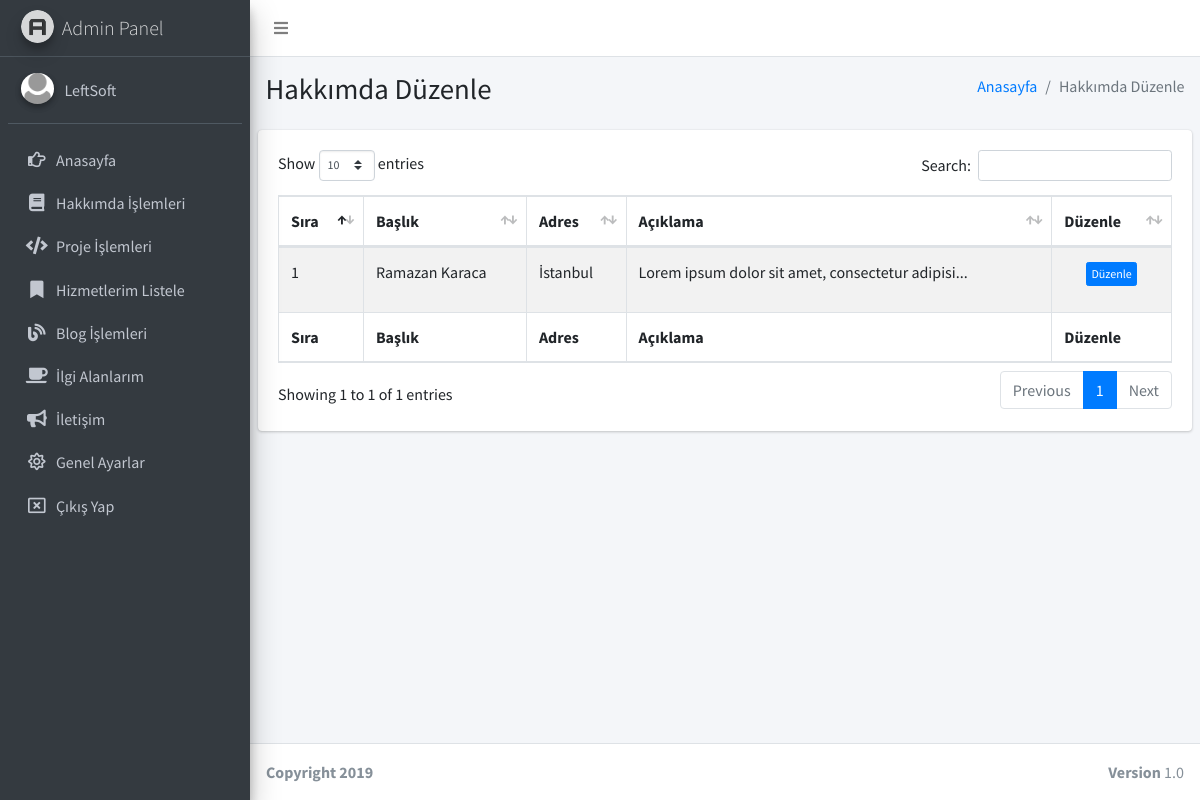
The page /admin/sayfalar/hakkimda-listele.php (signed in) on the database its author committed.
### tables this page shows
CREATE TABLE `kullanici` (
  `kullanici_id` int(11) NOT NULL,
  `kullanici_mail` varchar(100) NOT NULL,
  `kullanici_password` varchar(50) NOT NULL,
  `kullanici_ad` varchar(50) NOT NULL
);

CREATE TABLE `hakkimda` (
  `hakkimda_id` int(11) NOT NULL,
  `hakkimda_ad` text NOT NULL,
  `hakkimda_resim` text NOT NULL,
  `hakkimda_adres` text NOT NULL,
  `hakkimda_aciklama` text NOT NULL,
  `hakkimda_deneyim` text NOT NULL,
  `hakkimda_proje` text NOT NULL,
  `hakkimda_meslek` text NOT NULL,
  `hakkimda_cv` text NOT NULL
);

### admin/sayfalar/hakkimda-listele.php (the view, shortened to what this page needs)
<?php
include 'header.php';
$hakkimdasor=$db->prepare("SELECT * FROM hakkimda order by hakkimda_id");
$hakkimdasor->execute();
?>
  <div class="content-wrapper">
    <section class="content-header">
      <div class="container-fluid">
        <div class="row mb-2">
          <div class="col-sm-6">
            <h1>Hakkımda Düzenle</h1>
          </div>
          <div class="col-sm-6">
            <ol class="breadcrumb float-sm-right">
              <li class="breadcrumb-item"><a href="#">Anasayfa</a></li>
              <li class="breadcrumb-item active">Hakkımda Düzenle</li>
            </ol>
          </div>
        </div>
      </div>
    </section>
    <section class="content">
      <div class="row">
        <div class="col-12">
          <div class="card">
            <div class="card-body">
              <table id="example1" class="table table-bordered table-striped">
                <thead>
                <tr>
                  <th>Sıra</th>
                  <th>Başlık</th>
                  <th>Adres</th>
                  <th>Açıklama</th>
                  <th>Düzenle</th>
                </tr>
                </thead>
                <tbody>
                  <?php
                $say=0;
                while($hakkimdacek=$hakkimdasor->fetch(PDO::FETCH_ASSOC)) { $say++?>
                <tr>
                  <td><?php echo $say ?></td>
                  <td><?php echo $hakkimdacek['hakkimda_ad']; ?></td>
                  <td><?php echo $hakkimdacek['hakkimda_adres']; ?></td>
                  <td><?php $detay = $hakkimdacek["hakkimda_aciklama"];
                    $uzunluk = strlen($detay);
                  $limit = 50;
                  if($uzunluk > $limit)
                  {
                    $detay = substr($detay,0,$limit)."...";
                  }
                  echo $detay;
                   ?></td>
                   <td><center><a href="hakkimda-duzenle.php?hakkimda_id=<?php echo $hakkimdacek['hakkimda_id']; ?>"><button class="btn btn-primary btn-xs">Düzenle</button></a></center></td>
                </tr>
                 <?php  }
          ?>
                </tbody>
                <tfoot>
                <tr>
                  <th>Sıra</th>
                  <th>Başlık</th>
                  <th>Adres</th>
                  <th>Açıklama</th>
                  <th>Düzenle</th>
                </tr>
                </tfoot>
              </table>
            </div>
          </div>
        </div>
      </div>
    </section>
  </div>
  <footer class="main-footer">
    <div class="float-right d-none d-sm-block">
      <b>Version</b> 1.0
    </div>
    <strong>Copyright 2019</strong>
  </footer>
</div>
</body>
</html>

### admin/sayfalar/header.php (shortened to what this page needs)
<?php
include '../../baglan.php';
$kullanicisor=$db->prepare("SELECT * FROM kullanici where kullanici_mail=:mail");
$kullanicisor->execute(array(
  'mail' => $_SESSION['kullanici_mail']
  ));
$kullanicicek=$kullanicisor->fetch(PDO::FETCH_ASSOC);
?>
<!DOCTYPE html>
<html>
<head>
  <link rel="stylesheet" href="https://code.ionicframework.com/ionicons/2.0.1/css/ionicons.min.css">
  <link rel="stylesheet" href="../plugins/fontawesome-free/css/all.min.css">
  <link rel="stylesheet" href="https://code.ionicframework.com/ionicons/2.0.1/css/ionicons.min.css">
  <link rel="stylesheet" href="../plugins/tempusdominus-bootstrap-4/css/tempusdominus-bootstrap-4.min.css">
  <link rel="stylesheet" href="../plugins/icheck-bootstrap/icheck-bootstrap.min.css">
  <link rel="stylesheet" href="../plugins/jqvmap/jqvmap.min.css">
  <link rel="stylesheet" href="../dist/css/adminlte.min.css">
  <link rel="stylesheet" href="../plugins/overlayScrollbars/css/OverlayScrollbars.min.css">
  <link rel="stylesheet" href="../plugins/daterangepicker/daterangepicker.css">
  <link rel="stylesheet" href="../plugins/summernote/summernote-bs4.css">
  <link rel="stylesheet" href="../plugins/datatables-bs4/css/dataTables.bootstrap4.css">
</head>
<body class="hold-transition sidebar-mini layout-fixed">
<div class="wrapper">
  <nav class="main-header navbar navbar-expand navbar-white navbar-light">
    <ul class="navbar-nav">
      <li class="nav-item">
        <a class="nav-link" data-widget="pushmenu" href="#"><i class="fas fa-bars"></i></a>
      </li>
    </ul>
  </nav>
  <aside class="main-sidebar sidebar-dark-primary elevation-4">
    <a href="index.php" class="brand-link">
      <img src="../dist/img/AdminLTELogo.png" alt="AdminLTE Logo" class="brand-image img-circle elevation-3"
           style="opacity: .8">
      <span class="brand-text font-weight-light">Admin Panel</span>
    </a>
    <div class="sidebar">
      <div class="user-panel mt-3 pb-3 mb-3 d-flex">
        <div class="image">
          <img src="../dist/img/user2-160x160.png" class="img-circle elevation-2" alt="User Image">
        </div>
        <div class="info">
          <a href="#" class="d-block"><?php echo $kullanicicek['kullanici_ad']; ?></a>
        </div>
      </div>
      <nav class="mt-2">
        <ul class="nav nav-pills nav-sidebar flex-column" data-widget="treeview" role="menu" data-accordion="false">
               <li class="nav-item">
            <a href="index.php" class="nav-link">
              <i class="nav-icon far fa-hand-point-right"></i>
              <p>
                Anasayfa
              </p>
            </a>
          </li>
         <li class="nav-item">
            <a href="hakkimda-listele.php" class="nav-link">
              <i class="nav-icon fas fa-book"></i>
              <p>
                Hakkımda İşlemleri
              </p>
            </a>
          </li>
          <li class="nav-item">
            <a href="proje-listele.php" class="nav-link">
              <i class="nav-icon fas fa-code"></i>
              <p>
                Proje İşlemleri
              </p>
            </a>
          </li>
          <li class="nav-item">
            <a href="hizmet-listele.php" class="nav-link">
              <i class="nav-icon  fas fa-bookmark"></i>
              <p>
                Hizmetlerim Listele
              </p>
            </a>
          </li>
           <li class="nav-item">
            <a href="blog-listele.php" class="nav-link">
              <i class="nav-icon fas fa-blog"></i>
              <p>
                Blog İşlemleri
              </p>
            </a>
          </li>
          <li class="nav-item">
            <a href="ilgi-listele.php" class="nav-link">
              <i class="nav-icon fas fa-coffee"></i>
              <p>
                İlgi Alanlarım
              </p>
            </a>
          </li>
          <li class="nav-item">
            <a href="iletisim-listele.php" class="nav-link">
              <i class="nav-icon fas fa-bullhorn"></i>
              <p>
                İletişim
              </p>
            </a>
          </li>
          <li class="nav-item">
            <a href="genel-ayar.php" class="nav-link">
              <i class="nav-icon far fa-sun"></i>
              <p>
                Genel Ayarlar
              </p>
            </a>
          </li>
     <li class="nav-item">
            <a href="logout.php" class="nav-link">
              <i class="nav-icon far fa-window-close"></i>
              <p>
                Çıkış Yap
              </p>
            </a>
          </li>
        </ul>
      </nav>
    </div>
  </aside>

### rows shown on the page
kullanici: kullanici_ad "LeftSoft"
hakkimda: hakkimda_ad "Ramazan Karaca", hakkimda_adres "İstanbul", hakkimda_aciklama "Lorem ipsum dolor sit amet, consectetur adipisi..."
